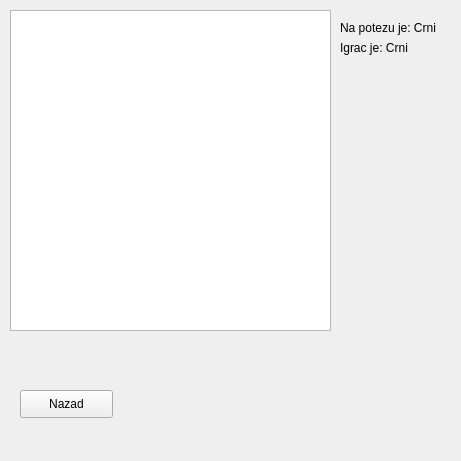
<?xml version="1.0" encoding="UTF-8"?>
<ui version="4.0">
 <class>MainWindow</class>
 <widget class="QMainWindow" name="MainWindow">
  <property name="geometry">
   <rect>
    <x>0</x>
    <y>0</y>
    <width>461</width>
    <height>461</height>
   </rect>
  </property>
  <property name="sizePolicy">
   <sizepolicy hsizetype="Fixed" vsizetype="Fixed">
    <horstretch>0</horstretch>
    <verstretch>0</verstretch>
   </sizepolicy>
  </property>
  <property name="windowTitle">
   <string>Dame</string>
  </property>
  <widget class="QWidget" name="centralwidget">
   <property name="sizePolicy">
    <sizepolicy hsizetype="Fixed" vsizetype="Fixed">
     <horstretch>0</horstretch>
     <verstretch>0</verstretch>
    </sizepolicy>
   </property>
   <widget class="QStackedWidget" name="stackedWidget">
    <property name="geometry">
     <rect>
      <x>0</x>
      <y>0</y>
      <width>461</width>
      <height>431</height>
     </rect>
    </property>
    <property name="currentIndex">
     <number>2</number>
    </property>
    <widget class="QWidget" name="page">
     <widget class="QPushButton" name="btnLocalMultiplayer">
      <property name="geometry">
       <rect>
        <x>160</x>
        <y>20</y>
        <width>131</width>
        <height>28</height>
       </rect>
      </property>
      <property name="text">
       <string>Lokalni (multi)plejer</string>
      </property>
     </widget>
     <widget class="QPushButton" name="btnVsComputer">
      <property name="geometry">
       <rect>
        <x>160</x>
        <y>50</y>
        <width>131</width>
        <height>28</height>
       </rect>
      </property>
      <property name="text">
       <string>Igra protiv racunara</string>
      </property>
     </widget>
    </widget>
    <widget class="QWidget" name="page_2">
     <widget class="QPushButton" name="btn1Back">
      <property name="geometry">
       <rect>
        <x>20</x>
        <y>390</y>
        <width>93</width>
        <height>28</height>
       </rect>
      </property>
      <property name="text">
       <string>Nazad</string>
      </property>
     </widget>
     <widget class="QGraphicsView" name="graphicsView">
      <property name="geometry">
       <rect>
        <x>10</x>
        <y>10</y>
        <width>321</width>
        <height>321</height>
       </rect>
      </property>
     </widget>
     <widget class="QLabel" name="lbl1TurnDisplay">
      <property name="geometry">
       <rect>
        <x>340</x>
        <y>20</y>
        <width>121</width>
        <height>20</height>
       </rect>
      </property>
      <property name="text">
       <string>Na potezu je: Crni</string>
      </property>
     </widget>
    </widget>
    <widget class="QWidget" name="page_3">
     <widget class="QLabel" name="lbl2TurnDisplay">
      <property name="geometry">
       <rect>
        <x>340</x>
        <y>20</y>
        <width>121</width>
        <height>16</height>
       </rect>
      </property>
      <property name="text">
       <string>Na potezu je: Crni</string>
      </property>
     </widget>
     <widget class="QGraphicsView" name="graphicsView_2">
      <property name="geometry">
       <rect>
        <x>10</x>
        <y>10</y>
        <width>321</width>
        <height>321</height>
       </rect>
      </property>
     </widget>
     <widget class="QPushButton" name="btn2Back">
      <property name="geometry">
       <rect>
        <x>20</x>
        <y>390</y>
        <width>93</width>
        <height>28</height>
       </rect>
      </property>
      <property name="text">
       <string>Nazad</string>
      </property>
     </widget>
     <widget class="QLabel" name="label">
      <property name="geometry">
       <rect>
        <x>340</x>
        <y>40</y>
        <width>121</width>
        <height>16</height>
       </rect>
      </property>
      <property name="text">
       <string>Igrac je: Crni</string>
      </property>
     </widget>
    </widget>
   </widget>
  </widget>
  <widget class="QMenuBar" name="menubar">
   <property name="geometry">
    <rect>
     <x>0</x>
     <y>0</y>
     <width>461</width>
     <height>26</height>
    </rect>
   </property>
  </widget>
 </widget>
 <resources/>
 <connections/>
</ui>
